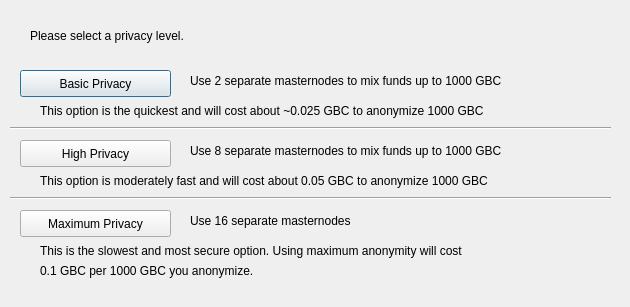
<?xml version="1.0" encoding="UTF-8"?>
<ui version="4.0">
 <class>DarksendConfig</class>
 <widget class="QDialog" name="DarksendConfig">
  <property name="geometry">
   <rect>
    <x>0</x>
    <y>0</y>
    <width>630</width>
    <height>307</height>
   </rect>
  </property>
  <property name="windowTitle">
   <string>Configure Darksend</string>
  </property>
  <widget class="QPushButton" name="buttonBasic">
   <property name="geometry">
    <rect>
     <x>20</x>
     <y>70</y>
     <width>151</width>
     <height>27</height>
    </rect>
   </property>
   <property name="text">
    <string>Basic Privacy</string>
   </property>
  </widget>
  <widget class="QPushButton" name="buttonHigh">
   <property name="geometry">
    <rect>
     <x>20</x>
     <y>140</y>
     <width>151</width>
     <height>27</height>
    </rect>
   </property>
   <property name="text">
    <string>High Privacy</string>
   </property>
  </widget>
  <widget class="QPushButton" name="buttonMax">
   <property name="geometry">
    <rect>
     <x>20</x>
     <y>210</y>
     <width>151</width>
     <height>27</height>
    </rect>
   </property>
   <property name="text">
    <string>Maximum Privacy</string>
   </property>
  </widget>
  <widget class="QLabel" name="label">
   <property name="geometry">
    <rect>
     <x>30</x>
     <y>20</y>
     <width>571</width>
     <height>31</height>
    </rect>
   </property>
   <property name="text">
    <string>Please select a privacy level.</string>
   </property>
  </widget>
  <widget class="QLabel" name="label_2">
   <property name="geometry">
    <rect>
     <x>190</x>
     <y>70</y>
     <width>421</width>
     <height>21</height>
    </rect>
   </property>
   <property name="text">
    <string>Use 2 separate masternodes to mix funds up to 1000 GBC</string>
   </property>
  </widget>
  <widget class="QLabel" name="label_3">
   <property name="geometry">
    <rect>
     <x>190</x>
     <y>140</y>
     <width>411</width>
     <height>21</height>
    </rect>
   </property>
   <property name="text">
    <string>Use 8 separate masternodes to mix funds up to 1000 GBC</string>
   </property>
  </widget>
  <widget class="QLabel" name="label_4">
   <property name="geometry">
    <rect>
     <x>190</x>
     <y>210</y>
     <width>421</width>
     <height>21</height>
    </rect>
   </property>
   <property name="text">
    <string>Use 16 separate masternodes</string>
   </property>
  </widget>
  <widget class="QLabel" name="label_6">
   <property name="geometry">
    <rect>
     <x>40</x>
     <y>100</y>
     <width>561</width>
     <height>21</height>
    </rect>
   </property>
   <property name="text">
    <string>This option is the quickest and will cost about ~0.025 GBC to anonymize 1000 GBC</string>
   </property>
  </widget>
  <widget class="QLabel" name="label_7">
   <property name="geometry">
    <rect>
     <x>40</x>
     <y>170</y>
     <width>561</width>
     <height>21</height>
    </rect>
   </property>
   <property name="text">
    <string>This option is moderately fast and will cost about 0.05 GBC to anonymize 1000 GBC</string>
   </property>
  </widget>
  <widget class="QLabel" name="label_8">
   <property name="geometry">
    <rect>
     <x>40</x>
     <y>240</y>
     <width>561</width>
     <height>21</height>
    </rect>
   </property>
   <property name="text">
    <string>This is the slowest and most secure option. Using maximum anonymity will cost</string>
   </property>
  </widget>
  <widget class="QLabel" name="label_9">
   <property name="geometry">
    <rect>
     <x>40</x>
     <y>260</y>
     <width>561</width>
     <height>21</height>
    </rect>
   </property>
   <property name="text">
    <string>0.1 GBC per 1000 GBC you anonymize.</string>
   </property>
  </widget>
  <widget class="Line" name="line">
   <property name="geometry">
    <rect>
     <x>10</x>
     <y>120</y>
     <width>601</width>
     <height>16</height>
    </rect>
   </property>
   <property name="orientation">
    <enum>Qt::Horizontal</enum>
   </property>
  </widget>
  <widget class="Line" name="line_2">
   <property name="geometry">
    <rect>
     <x>10</x>
     <y>190</y>
     <width>601</width>
     <height>16</height>
    </rect>
   </property>
   <property name="orientation">
    <enum>Qt::Horizontal</enum>
   </property>
  </widget>
 </widget>
 <resources/>
 <connections/>
</ui>
